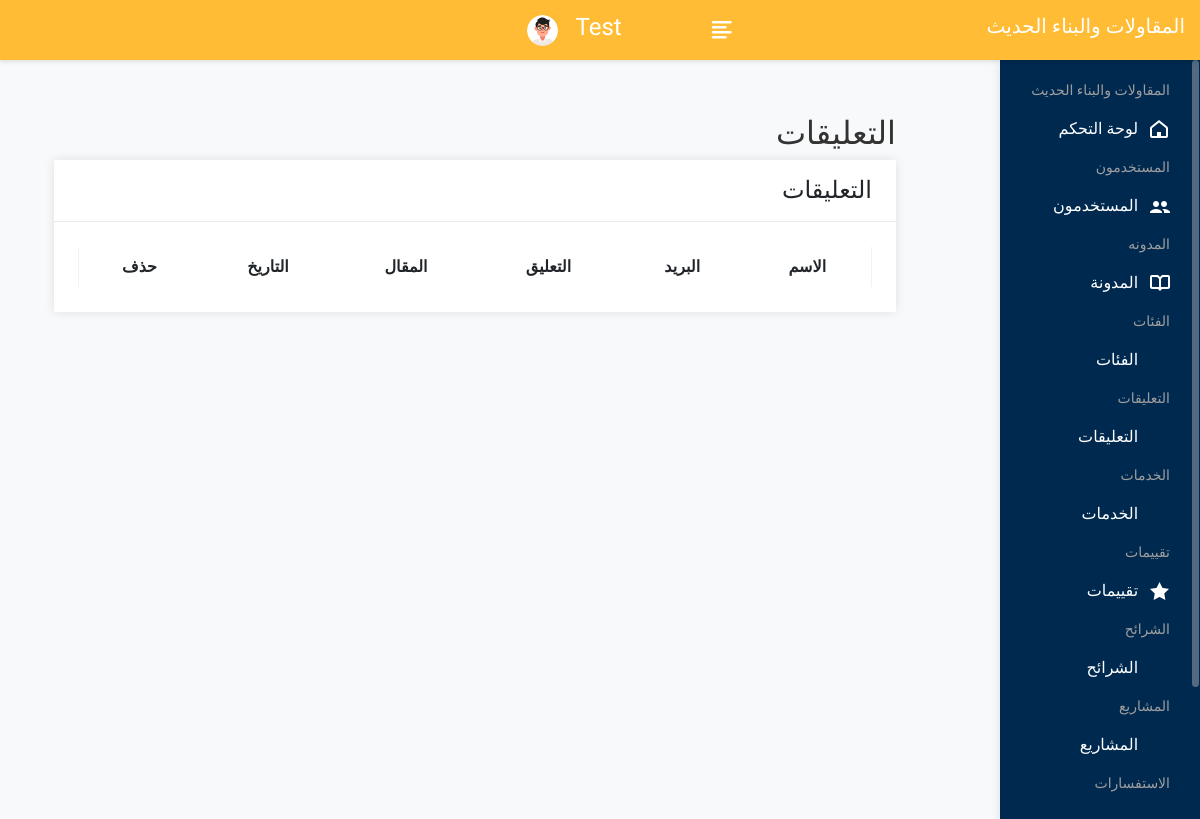
/admin/admin_comments.php (signed in), run on an earlier commit of the app's database.
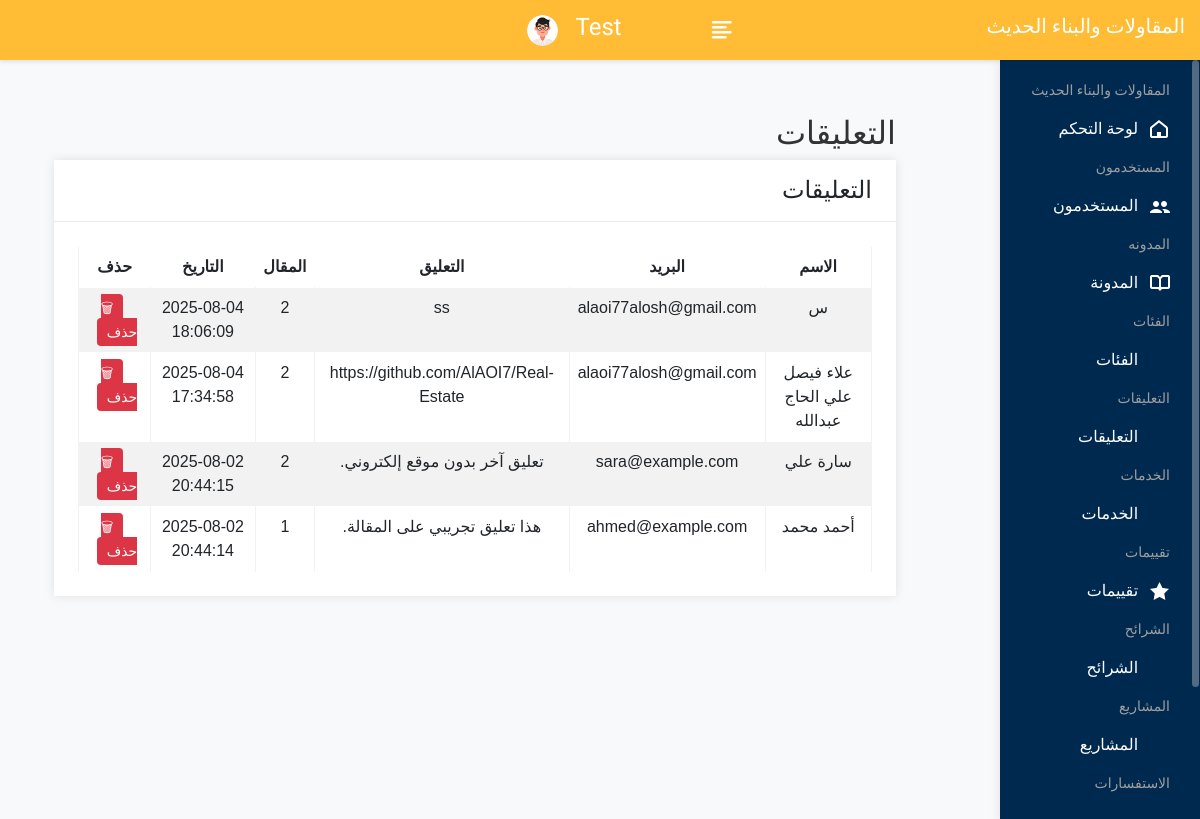
And on a later commit of the database.
### tables this page shows
CREATE TABLE `comments` (
  `id` int(11) NOT NULL,
  `article_id` int(11) NOT NULL,
  `name` varchar(255) NOT NULL,
  `email` varchar(255) NOT NULL,
  `website` varchar(255) DEFAULT NULL,
  `comment` text NOT NULL,
  `created_at` datetime DEFAULT current_timestamp()
);

### admin/admin_comments.php (the view, shortened to what this page needs)
<?php
include 'config.php';
$result = $con->query("SELECT * FROM comments ORDER BY created_at DESC");
?>
<!DOCTYPE html>
<html lang="ar">
<head>
    <link rel="stylesheet" href="style.css">
</head>
  <?php include("header.php"); ?>
     <div class="page-wrapper">
                <div class="content container-fluid">
    <h2>التعليقات</h2>
    <div class="row">
						<div class="col-sm-12">
							<div class="card">
								<div class="card-header">
									<h4 class="card-title">التعليقات </h4>
								</div>
								<div class="card-body">
                                                <table class="table table-bordered table-striped text-center" id="basic-datatable">
                                                    <thead>
                                                        <tr>
                                                            <th>الاسم</th>
                                                            <th>البريد</th>
                                                            <th>التعليق</th>
                                                            <th>المقال</th>
                                                            <th>التاريخ</th>
                                                            <th>حذف</th>
                                                        </tr>
                                                    </thead>
                                                    <tbody>
                                                        <?php while ($row = $result->fetch_assoc()): ?>
                                                        <tr>
                                                            <td><?php echo htmlspecialchars($row['name']); ?></td>
                                                            <td><?php echo htmlspecialchars($row['email']); ?></td>
                                                            <td><?php echo nl2br(htmlspecialchars($row['comment'])); ?></td>
                                                            <td><?php echo $row['article_id']; ?></td>
                                                            <td><?php echo $row['created_at']; ?></td>
                                                            <td class="action-buttons">
                                                                <a  class="delete-btn" href="delete_comment.php?id=<?php echo $row['id']; ?>" onclick="return confirm('هل أنت متأكد من حذف هذا التعليق؟');">🗑 حذف</a>
                                                            </td>
                                                        </tr>
                                                        <?php endwhile; ?>
                                                    </tbody>
                                                </table>
                                </div>
                                 </div>
                                  </div>
                                   </div>
                                    </div>
                                     </div>
  <?php include("footer.php"); ?>

### admin/header.php (shortened to what this page needs)
<!DOCTYPE html>
<html lang="en" dir="rtl">
<head>
        <link rel="stylesheet" href="assets/css/bootstrap.min.css">
        <link rel="stylesheet" href="assets/css/font-awesome.min.css">
        <link rel="stylesheet" href="assets/css/feathericon.min.css">
		<link rel="stylesheet" href="assets/css/select2.min.css">
		<link href="https://cdn.jsdelivr.net/npm/bootstrap@5.3.0/dist/css/bootstrap.min.css" rel="stylesheet">
        <link href="https://cdnjs.cloudflare.com/ajax/libs/font-awesome/6.4.0/css/all.min.css" rel="stylesheet">
        <link rel="stylesheet" href="assets/css/style.css">
    </head>
    <body class="p-4">
<div class="header">
      <a href="index.php" class="navbar-brand">
            <h5 class=" text-white"> المقاولات والبناء الحديث</h5>
        </a>
    <div class="header-left">
    </div>
    <a href="javascript:void(0);" id="toggle_btn">
        <i class="fe fe-text-align-left"></i>
    </a>
    <ul class="nav user-menu">
        <h4 style="color:white;margin-top:13px;text-transform:capitalize;"><?php echo $_SESSION['auser']; ?></h4>
        <li class="nav-item dropdown app-dropdown">
            <a href="#" class="dropdown-toggle nav-link" data-toggle="dropdown">
                <span class="user-img"><img class="rounded-circle" src="assets/img/profiles/avatar-01.png" width="31" alt="  المقاولات والبناء الحديث"></span>
            </a>
        </li>
    </ul>
</div>
<div class="sidebar" id="sidebar">
    <div class="sidebar-inner slimscroll">
        <div id="sidebar-menu" class="sidebar-menu">
           <ul>
    <li class="menu-title">
        <span>المقاولات والبناء الحديث</span>
    </li>
    <li>
        <a href="dashboard.php"><i class="fe fe-home"></i> &nbsp;&nbsp;&nbsp;<span>لوحة التحكم</span></a>
    </li>
    <li class="menu-title">
        <span>المستخدمون</span>
    </li>
    <li class="submenu">
        <a href="#"><i class="fe fe-users"></i>&nbsp;&nbsp;&nbsp;<span> المستخدمون </span></a>
    </li>
    <li class="menu-title">
        <span>المدونه</span>
    </li>
    <li class="submenu">
        <a href="#"><i class="fe fe-book"></i>&nbsp;&nbsp;&nbsp;<span> المدونة</span></a>
    </li>
    <li class="menu-title">
        <span>الفئات</span>
    </li>
    <li class="submenu">
        <a href="#"><i class="fe fe-layers"></i>&nbsp;&nbsp;&nbsp;<span> الفئات</span></a>
    </li>
    <li class="menu-title">
        <span>التعليقات</span>
    </li>
    <li class="submenu">
        <a href="#"><i class="fe fe-message"></i>&nbsp;&nbsp;&nbsp;<span> التعليقات</span></a>
    </li>
    <li class="menu-title">
        <span>الخدمات</span>
    </li>
    <li class="submenu">
        <a href="#"><i class="fe fe-briefcase"></i>&nbsp;&nbsp;&nbsp;<span> الخدمات</span></a>
    </li>
    <li class="menu-title">
        <span>تقييمات</span>
    </li>
    <li class="submenu">
        <a href="#"><i class="fe fe-star"></i>&nbsp;&nbsp;&nbsp;<span> تقييمات</span></a>
    </li>
    <li class="menu-title">
        <span>الشرائح</span>
    </li>
    <li class="submenu">
        <a href="#"><i class="fe fe-image"></i>&nbsp;&nbsp;&nbsp;<span> الشرائح</span></a>
    </li>
    <li class="menu-title">
        <span>المشاريع</span>
    </li>
    <li class="submenu">
        <a href="#"><i class="fe fe-briefcase"></i>&nbsp;&nbsp;&nbsp;<span> المشاريع</span></a>
    </li>
    <li class="menu-title">
        <span>الاستفسارات</span>
    </li>
</ul>
        </div>
    </div>
</div>

### admin/footer.php (shortened to what this page needs)
    </body>
</html>

### admin/header.php (style rules this page uses)
body { direction: rtl; text-align: right; }
.header { width: 100%; display: flex; justify-content: space-between; align-items: center; padding: 10px 15px; box-shadow: 0 2px 4px rgba(0,0,0,0.1); position: fixed; top: 0; right: 0; left: 0; z-index: 1000; }
.sidebar { width: 200px; background: #002950; position: fixed; top: 60px; bottom: 0; right: 0; overflow-y: auto; z-index: 999; transition: transform 0.3s ease-in-out; }
.page-wrapper { margin-right: 250px; margin-left: 0; }
.user-menu { margin-left: auto; margin-right: 20px; }
table { width: 100%; border-collapse: collapse; direction: rtl; font-family: 'Tahoma', sans-serif; }
th, td { padding: 12px; text-align: center; border: 1px solid #ddd; }
th { background-color: #f8f9fa; font-weight: bold; }
.action-buttons a { margin: 0 5px; padding: 6px 10px; text-decoration: none; border-radius: 4px; font-size: 14px; color: white; }
.delete-btn { background-color: #dc3545; }
img { border-radius: 5px; }
a { text-decoration: none; }

What changed in the data, as far as the page shows it:
added comments: name "س", email "alaoi77alosh@gmail.com", comment "ss", article "2", created_at "2025-08-04 18:06:09"
added comments: name "علاء فيصل علي الحاج عبدالله", email "alaoi77alosh@gmail.com", comment "https://github.com/AlAOI7/Real-Estate", article "2", created_at "2025-08-04 17:34:58"
added comments: name "سارة علي", email "sara@example.com", comment "تعليق آخر بدون موقع إلكتروني.", article "2", created_at "2025-08-02 20:44:15"
added comments: name "أحمد محمد", email "ahmed@example.com", comment "هذا تعليق تجريبي على المقالة.", article "1", created_at "2025-08-02 20:44:14"
